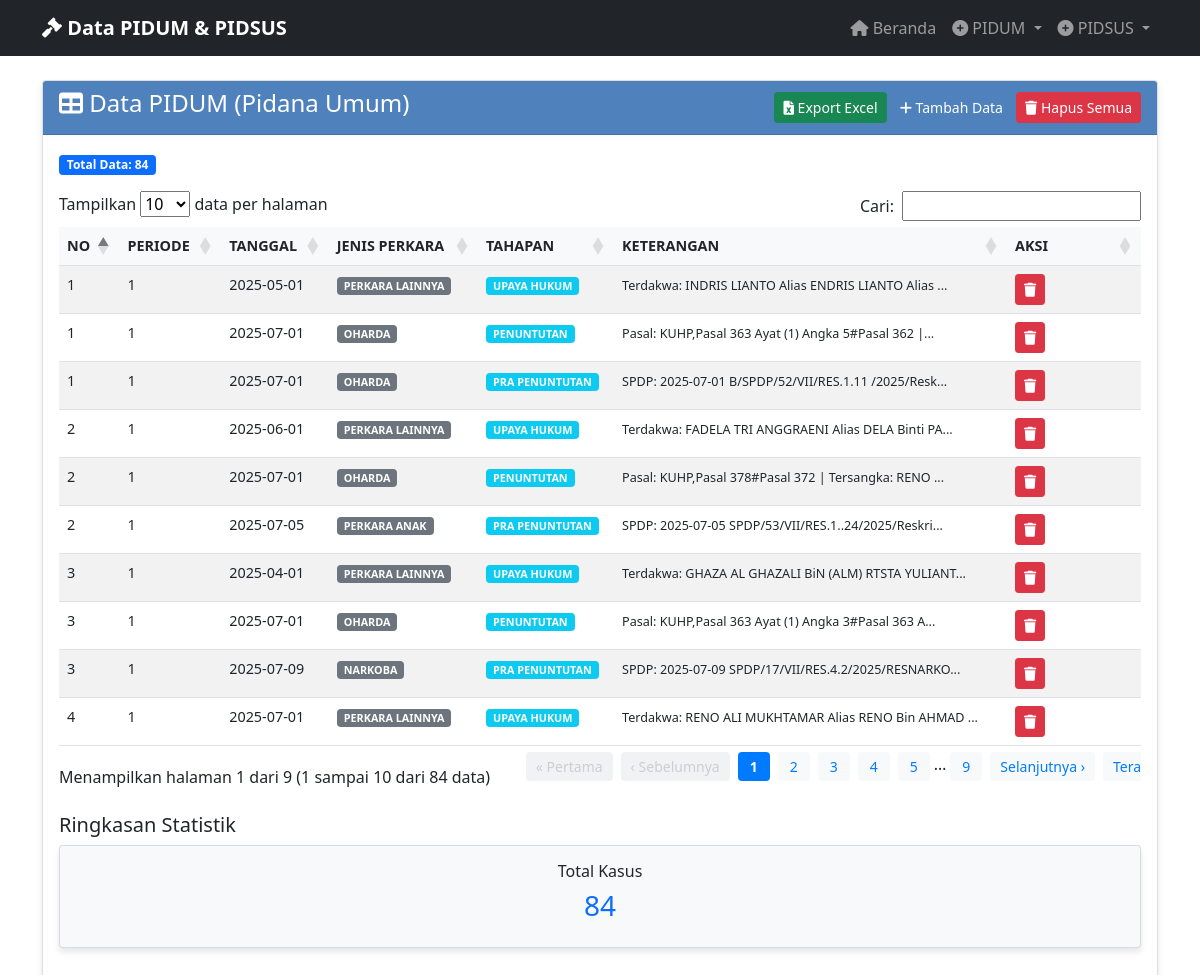
/view_pidum, run on an earlier commit of the app's database.
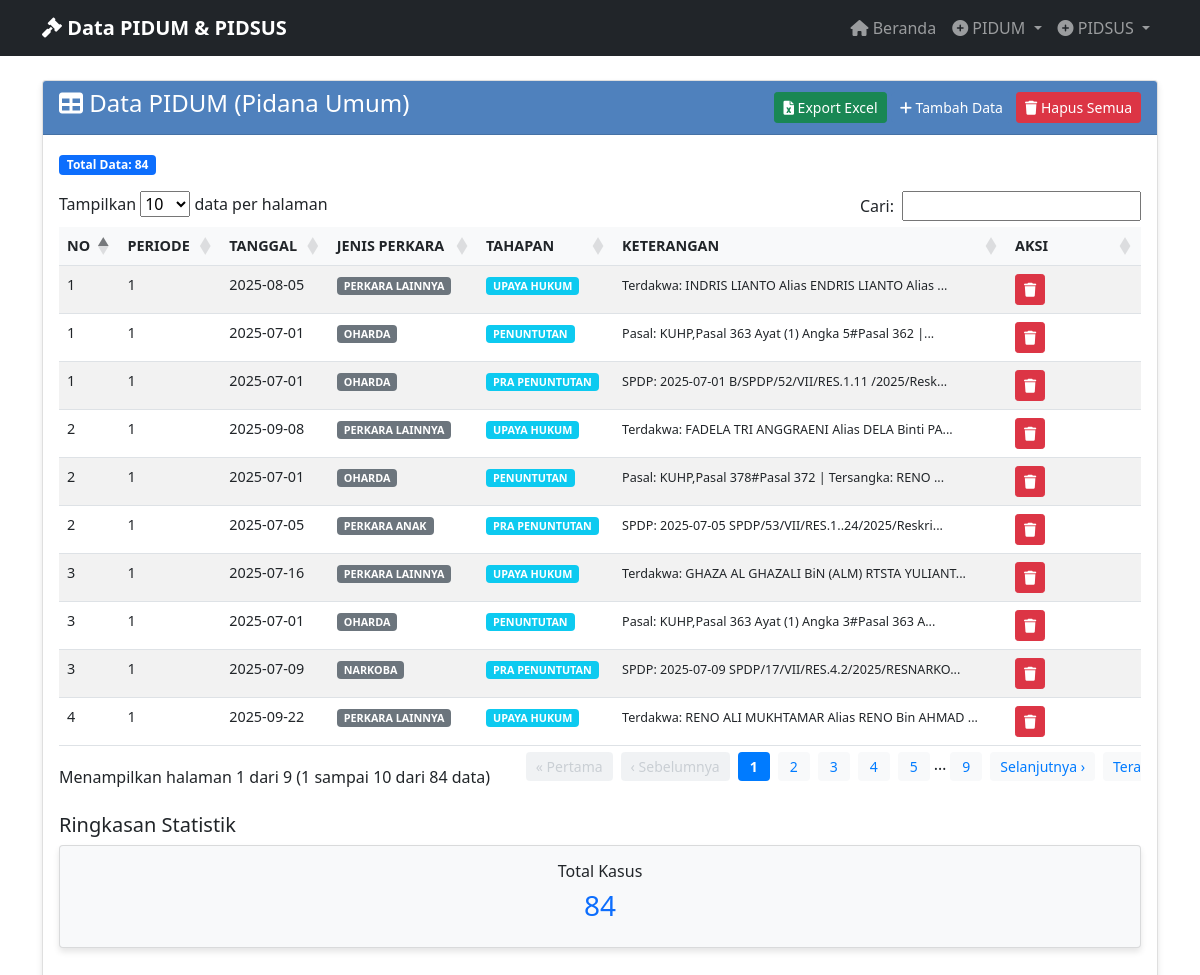
And on a later commit of the database.
### tables this page shows
CREATE TABLE "pidum_data" (
                id INTEGER PRIMARY KEY AUTOINCREMENT,
                no TEXT NOT NULL,
                periode TEXT NOT NULL,
                tanggal TEXT NOT NULL,
                jenis_perkara TEXT NOT NULL,
                tahapan_penanganan TEXT NOT NULL,
                keterangan TEXT NOT NULL,
                created_at TIMESTAMP DEFAULT CURRENT_TIMESTAMP
            );

### app_with_db.py (the view)
@app.route('/view_pidum')
def view_pidum():
    data = get_all_pidum_data()  # Changed to include ID for delete functionality
    return render_template('view_pidum.html', data=data)

### database.py (called while the page is built)
@contextmanager
def get_db_connection():
    conn = sqlite3.connect(DATABASE_PATH)
    conn.row_factory = sqlite3.Row
    try:
        yield conn
    finally:
        conn.close()

def get_all_pidum_data():
    with get_db_connection() as conn:
        cursor = conn.cursor()
        cursor.execute('SELECT * FROM pidum_data ORDER BY created_at DESC')
        rows = cursor.fetchall()
        return [dict(row) for row in rows]

### templates/view_pidum.html (shortened to what this page needs)
{% extends "base.html" %}
{% block content %}
<div class="row">
    <div class="col-md-12">
        <div class="card">
            <div class="card-header d-flex justify-content-between align-items-center">
                <h4><i class="fas fa-table"></i> Data PIDUM (Pidana Umum)</h4>
                <div>
                    <a href="{{ url_for('export_pidum_excel') }}" class="btn btn-success btn-sm">
                        <i class="fas fa-file-excel"></i> Export Excel
                    </a>
                    <a href="{{ url_for('input_pidum') }}" class="btn btn-primary btn-sm">
                        <i class="fas fa-plus"></i> Tambah Data
                    </a>
                    {% if data %}
                    <button type="button" class="btn btn-danger btn-sm" onclick="confirmDeleteAll()">
                        <i class="fas fa-trash"></i> Hapus Semua
                    </button>
                    {% endif %}
                </div>
            </div>
            <div class="card-body">
                {% if data %}
                    <div class="mb-3">
                        <span class="badge bg-primary">Total Data: {{ data|length }}</span>
                    </div>
                    <div class="table-responsive">
                        <table class="table table-striped table-hover" id="pidumTable">
                            <thead>
                                <tr>
                                    <th>NO</th>
                                    <th>PERIODE</th>
                                    <th>TANGGAL</th>
                                    <th>JENIS PERKARA</th>
                                    <th>TAHAPAN</th>
                                    <th>KETERANGAN</th>
                                    <th width="100">AKSI</th>
                                </tr>
                            </thead>
                            <tbody>
                                {% for item in data %}
                                <tr>
                                    <td>{{ item.no }}</td>
                                    <td>{{ item.periode }}</td>
                                    <td>{{ item.tanggal }}</td>
                                    <td>
                                        <span class="badge bg-secondary">{{ item.jenis_perkara }}</span>
                                    </td>
                                    <td>
                                        <span class="badge bg-info">{{ item.tahapan_penanganan or 'N/A' }}</span>
                                    </td>
                                    <td>
                                        <small>{{ item.keterangan[:50] if item.keterangan else '-' }}{% if item.keterangan and item.keterangan|length > 50 %}...{% endif %}</small>
                                    </td>
                                    <td>
                                        <button type="button" class="btn btn-danger btn-sm"
                                                onclick="confirmDelete({{ item.id }}, '{{ item.no|e }}')">
                                            <i class="fas fa-trash"></i>
                                        </button>
                                    </td>
                                </tr>
                                {% endfor %}
                            </tbody>
                        </table>
                    </div>
                    <div class="row mt-4">
                        <div class="col-md-12">
                            <h5>Ringkasan Statistik</h5>
                            <div class="row">
                                <div class="col-md-12">
                                    <div class="card bg-light">
                                        <div class="card-body text-center">
                                            <h6>Total Kasus</h6>
                                            <h3 class="text-primary">{{ data|length }}</h3>
                                        </div>
                                    </div>
                                </div>
                            </div>
                        </div>
                    </div>
                {% endif %}
            </div>
        </div>
    </div>
</div>
{% block scripts %}
<link href="https://cdn.datatables.net/1.11.5/css/dataTables.bootstrap5.min.css" rel="stylesheet">
{% endblock %}
{% endblock %}

### templates/base.html (shortened to what this page needs)
<!DOCTYPE html>
<html lang="id">
<head>
    <link href="https://cdn.jsdelivr.net/npm/bootstrap@5.1.3/dist/css/bootstrap.min.css" rel="stylesheet">
    <link href="https://cdnjs.cloudflare.com/ajax/libs/font-awesome/6.0.0/css/all.min.css" rel="stylesheet">
</head>
<body>
    <nav class="navbar navbar-expand-lg navbar-dark bg-dark">
        <div class="container">
            <a class="navbar-brand" href="{{ url_for('index') }}">
                <i class="fas fa-gavel"></i> Data PIDUM & PIDSUS
            </a>
            <div class="collapse navbar-collapse" id="navbarNav">
                <ul class="navbar-nav ms-auto">
                    <li class="nav-item">
                        <a class="nav-link" href="{{ url_for('index') }}">
                            <i class="fas fa-home"></i> Beranda
                        </a>
                    </li>
                    <li class="nav-item dropdown">
                        <a class="nav-link dropdown-toggle" href="#" id="pidumDropdown" role="button" data-bs-toggle="dropdown">
                            <i class="fas fa-plus-circle"></i> PIDUM
                        </a>
                    </li>
                    <li class="nav-item dropdown">
                        <a class="nav-link dropdown-toggle" href="#" id="pidsusDropdown" role="button" data-bs-toggle="dropdown">
                            <i class="fas fa-plus-circle"></i> PIDSUS
                        </a>
                    </li>
                </ul>
            </div>
        </div>
    </nav>
    <div class="container mt-4">
        {% block content %}{% endblock %}
    </div>
    {% block scripts %}{% endblock %}
</body>
</html>

### templates/base.html (style rules this page uses)
.navbar-brand { font-weight: bold; }
.card { box-shadow: 0 4px 6px rgba(0, 0, 0, 0.1); margin-bottom: 20px; }
.card-header { background-color: #4F81BD; color: white; font-weight: bold; }
.btn-primary { background-color: #4F81BD; border-color: #4F81BD; }
.table { font-size: 0.9rem; }
.table th { background-color: #f8f9fa; font-weight: bold; }

What changed in the data, as far as the page shows it:
removed pidum_data: no "1", periode "1", tanggal "2025-05-01", jenis_perkara "PERKARA LAINNYA", tahapan_penanganan "UPAYA HUKUM", keterangan "Terdakwa: INDRIS LIANTO Alias ENDRIS LIANTO Alias"
removed pidum_data: no "2", periode "1", tanggal "2025-06-01", jenis_perkara "PERKARA LAINNYA", tahapan_penanganan "UPAYA HUKUM", keterangan "Terdakwa: FADELA TRI ANGGRAENI Alias DELA Binti PA"
removed pidum_data: no "3", periode "1", tanggal "2025-04-01", jenis_perkara "PERKARA LAINNYA", tahapan_penanganan "UPAYA HUKUM", keterangan "Terdakwa: GHAZA AL GHAZALI BiN (ALM) RTSTA YULIANT"
removed pidum_data: no "4", periode "1", tanggal "2025-07-01", jenis_perkara "PERKARA LAINNYA", tahapan_penanganan "UPAYA HUKUM", keterangan "Terdakwa: RENO ALI MUKHTAMAR Alias RENO Bin AHMAD"
added pidum_data: no "1", periode "1", tanggal "2025-08-05", jenis_perkara "PERKARA LAINNYA", tahapan_penanganan "UPAYA HUKUM", keterangan "Terdakwa: INDRIS LIANTO Alias ENDRIS LIANTO Alias"
added pidum_data: no "2", periode "1", tanggal "2025-09-08", jenis_perkara "PERKARA LAINNYA", tahapan_penanganan "UPAYA HUKUM", keterangan "Terdakwa: FADELA TRI ANGGRAENI Alias DELA Binti PA"
added pidum_data: no "3", periode "1", tanggal "2025-07-16", jenis_perkara "PERKARA LAINNYA", tahapan_penanganan "UPAYA HUKUM", keterangan "Terdakwa: GHAZA AL GHAZALI BiN (ALM) RTSTA YULIANT"
added pidum_data: no "4", periode "1", tanggal "2025-09-22", jenis_perkara "PERKARA LAINNYA", tahapan_penanganan "UPAYA HUKUM", keterangan "Terdakwa: RENO ALI MUKHTAMAR Alias RENO Bin AHMAD"
